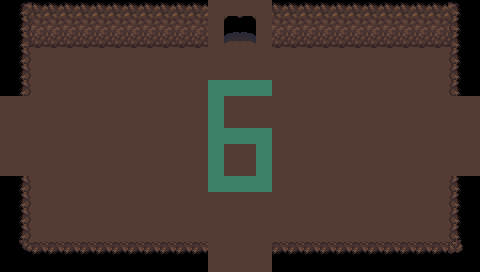

The image is a tile-based game level rendered from a .tmx file. Its description and source (layers, tilesets, objects; grid data summarised) follow:
An orthogonal 30x17 tile map with 16x16 px tiles, 3 tile layers (Base, Ground, Upper), 2 tilesets and 18 objects (6x SpawnPoint, 4x Entrance, 4x BlockObject, 4x CombatStart).

<map version="1.5" tiledversion="1.6.0" orientation="orthogonal" renderorder="right-down" width="30" height="17" tilewidth="16" tileheight="16" infinite="0" nextlayerid="22" nextobjectid="76">
 <properties>
  <property name="Dungeon" value="Cave" />
  <property name="MapType" value="Cave" />
  <property name="Mobs" value="2-3|0" />
  <property name="Modular" type="bool" value="true" />
  <property name="ResourcesMinMax" value="30-60" />
 </properties>
 <tileset firstgid="1" source="../Tilesets/tilesetManorGrounds.tsx" />
 <tileset firstgid="626" source="../Tilesets/tsWalls_Floors.tsx" />
 <layer id="19" name="Base" width="30" height="17">
  <data>[510 cells, 510 non-empty, 7 distinct tile ids]</data>
 </layer>
 <layer id="20" name="Ground" width="30" height="17">
  <data>[510 cells, 92 non-empty, 8 distinct tile ids]</data>
 </layer>
 <layer id="21" name="Upper" width="30" height="17">
  <data>[510 cells, 28 non-empty, 5 distinct tile ids]</data>
 </layer>
 <objectgroup id="4" name="Travel">
  <object id="51" name="Entrance" x="224" y="268" width="32" height="4">
   <properties>
    <property name="EntranceDir" value="Up" />
    <property name="Modular" type="bool" value="true" />
   </properties>
  </object>
  <object id="53" name="Entrance" x="224" y="28" width="32" height="4">
   <properties>
    <property name="EntranceDir" value="Down" />
    <property name="Modular" type="bool" value="true" />
   </properties>
  </object>
  <object id="54" name="Entrance" x="0" y="128" width="4" height="32">
   <properties>
    <property name="EntranceDir" value="Right" />
    <property name="Modular" type="bool" value="true" />
   </properties>
  </object>
  <object id="55" name="Entrance" x="476" y="128" width="4" height="32">
   <properties>
    <property name="EntranceDir" value="Left" />
    <property name="Modular" type="bool" value="true" />
   </properties>
  </object>
 </objectgroup>
 <objectgroup id="5" name="MapObject">
  <object id="66" name="SpawnPoint" x="100.494" y="69.5171" width="10" height="8.5" />
  <object id="67" name="SpawnPoint" x="165.14" y="133.765" width="10" height="8.5" />
  <object id="68" name="SpawnPoint" x="405.874" y="69.9137" width="10" height="8.5" />
  <object id="69" name="SpawnPoint" x="52.5063" y="228.948" width="10" height="8.5" />
  <object id="70" name="SpawnPoint" x="419.754" y="211.895" width="10" height="8.5" />
  <object id="71" name="SpawnPoint" x="340.039" y="132.575" width="10" height="8.5" />
  <object id="72" name="BlockObject" x="211.609" y="4.41858" width="55.625" height="9.75">
   <properties>
    <property name="Dir" value="Up" />
    <property name="Open" type="bool" value="false" />
   </properties>
  </object>
  <object id="73" name="BlockObject" x="210.217" y="243.202" width="55.625" height="9.75">
   <properties>
    <property name="Dir" value="Down" />
    <property name="Open" type="bool" value="false" />
   </properties>
  </object>
  <object id="74" name="BlockObject" x="1.8587" y="98.9186" width="26.75" height="74">
   <properties>
    <property name="Dir" value="Left" />
    <property name="Open" type="bool" value="false" />
   </properties>
  </object>
  <object id="75" name="BlockObject" x="452.859" y="100.419" width="26.75" height="74">
   <properties>
    <property name="Dir" value="Right" />
    <property name="Open" type="bool" value="false" />
   </properties>
  </object>
 </objectgroup>
 <objectgroup id="6" name="Character">
  <object id="56" name="CombatStart" x="66.5034" y="129.489" width="10.5" height="11.25">
   <properties>
    <property name="Dir" value="Right" />
    <property name="Position" value="NE" />
   </properties>
  </object>
  <object id="57" name="CombatStart" x="211.383" y="195.359" width="10.5" height="11.25">
   <properties>
    <property name="Dir" value="Up" />
    <property name="Position" value="NW" />
   </properties>
  </object>
  <object id="58" name="CombatStart" x="258.12" y="66.2491" width="10.5" height="11.25">
   <properties>
    <property name="Dir" value="Down" />
    <property name="Position" value="SE" />
   </properties>
  </object>
  <object id="59" name="CombatStart" x="400.498" y="161.432" width="10.5" height="11.25">
   <properties>
    <property name="Dir" value="Left" />
    <property name="Position" value="SW" />
   </properties>
  </object>
 </objectgroup>
</map>
